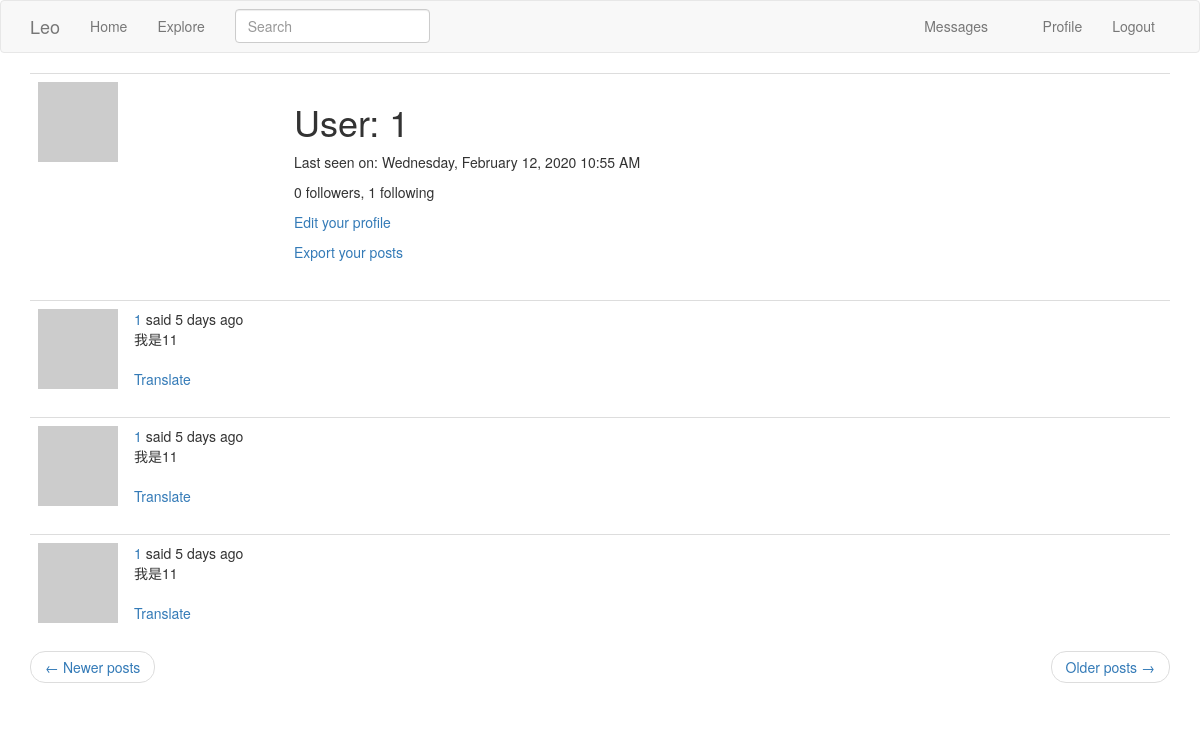
The page /user/1?page=2 (signed in) on the database as committed earlier.
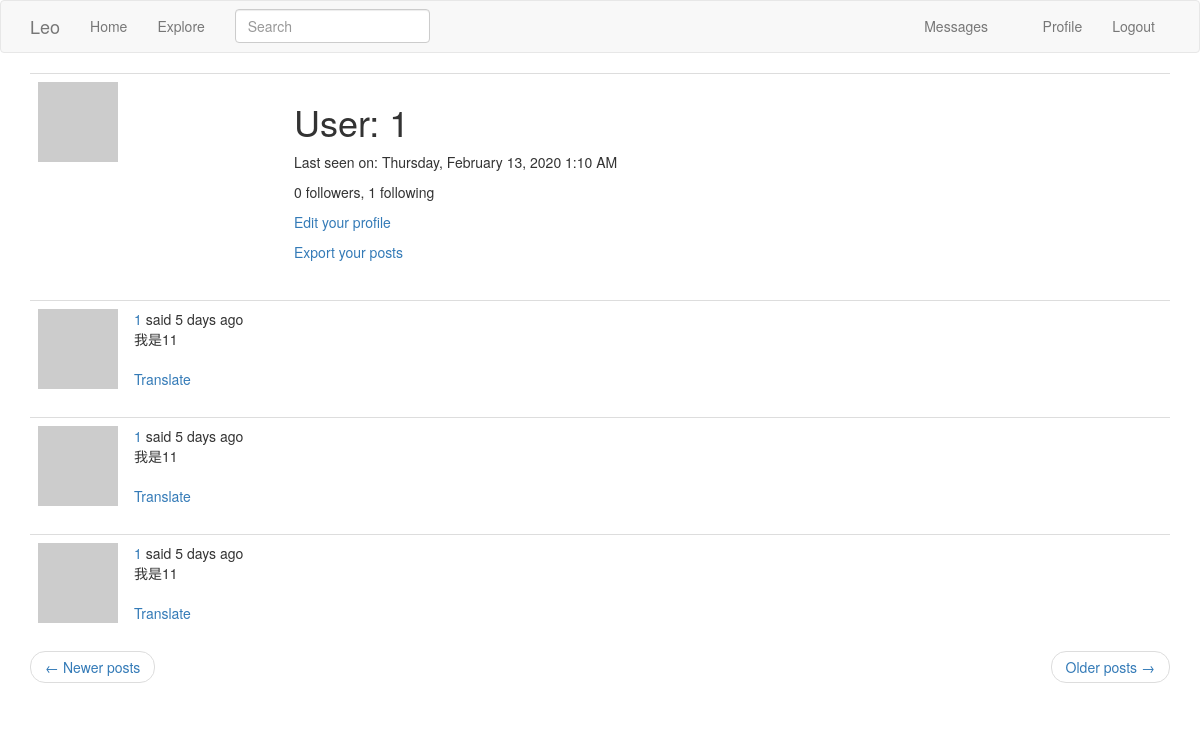
The same page on the database as committed later.
### app/models.py (models this page shows, shortened)
class PaginatedAPIMixin(object):  # 分页表示mixin类，API用
    @staticmethod
    def to_collection_dict(query, page, per_page, endpoint, **kwargs):
        resources = query.paginate(page, per_page, False)
        data = {
            'items': [item.to_dict() for item in resources.items],
            '_meta': {
                'page': page,
                'per_page': per_page,
                'total_pages': resources.pages,
                'total_items': resources.total
            },
            '_links': {
                'self': url_for(endpoint, page=page, per_page=per_page,
                                **kwargs),
                'next': url_for(endpoint, page=page + 1, per_page=per_page,
                                **kwargs) if resources.has_next else None,
                'prev': url_for(endpoint, page=page - 1, per_page=per_page,
                                **kwargs) if resources.has_prev else None
            }
        }
        return data

class User(UserMixin, PaginatedAPIMixin, db.Model):  # 用户表
    id = db.Column(db.Integer, primary_key=True)
    username = db.Column(db.String(64), index=True, unique=True)
    email = db.Column(db.String(120), index=True, unique=True)
    password_hash = db.Column(db.String(128))   # 保存用户密码的哈希值
    posts = db.relationship('Post', backref='author', lazy='dynamic')
    about_me = db.Column(db.String(140))        # 个人资料编辑器
    last_seen = db.Column(db.DateTime, default=datetime.utcnow)  # 记录用户的最后访问时间
    token = db.Column(db.String(32), index=True, unique=True)
    token_expiration = db.Column(db.DateTime)
    followed = db.relationship(
        'User', secondary=followers,
        primaryjoin=(followers.c.follower_id == id),
        secondaryjoin=(followers.c.followed_id == id),
        backref=db.backref('followers', lazy='dynamic'), lazy='dynamic')
    messages_sent = db.relationship('Message',
                                    foreign_keys='Message.sender_id',
                                    backref='author', lazy='dynamic')
    messages_received = db.relationship('Message',
                                        foreign_keys='Message.recipient_id',
                                        backref='recipient', lazy='dynamic')
    last_message_read_time = db.Column(db.DateTime)
    notifications = db.relationship('Notification', backref='user',
                                    lazy='dynamic')
    tasks = db.relationship('Task', backref='user', lazy='dynamic')
    def avatar(self, size):  # 用户头像
        digest = md5(self.email.lower().encode('utf-8')).hexdigest()
        return 'https://www.gravatar.com/avatar/{}?d=identicon&s={}'.format(
            digest, size)
    def new_messages(self):  # 私有消息支持
        last_read_time = self.last_message_read_time or datetime(1900, 1, 1)
        return Message.query.filter_by(recipient=self).filter(
            Message.timestamp > last_read_time).count()
    def get_tasks_in_progress(self):
        return Task.query.filter_by(user=self, complete=False).all()
    def get_task_in_progress(self, name):
        return Task.query.filter_by(name=name, user=self, complete=False).first()

### app/main/routes.py (the view)
@bp.route('/user/<username>')
@login_required
def user(username):  # 个人主页
    user = User.query.filter_by(username=username).first_or_404()
    page = request.args.get('page', 1, type=int)
    posts = user.posts.order_by(Post.timestamp.desc()
            ).paginate(page, current_app.config['POSTS_PER_PAGE'], False)
    next_url = url_for('main.user', username=user.username, page=posts.next_num) if posts.has_next else None
    prev_url = url_for('main.user', username=user.username, page=posts.prev_num) if posts.has_prev else None
    return render_template('user.html', user=user, posts=posts.items, next_url=next_url, prev_url=prev_url)

### app/main/forms.py
class SearchForm(FlaskForm):  # 搜索表单
    q = StringField(_l('Search'), validators=[DataRequired()])
    def __init__(self, *args, **kwargs):
        if 'formdata' not in kwargs:
            kwargs['formdata'] = request.args
        if 'csrf_enabled' not in kwargs:
            kwargs['csrf_enabled'] = False
        super(SearchForm, self).__init__(*args, **kwargs)

### app/main/routes.py (called while the page is built)
@bp.before_app_request
def before_request():  # 记录用户最后访问时间
    if current_user.is_authenticated:
        current_user.last_seen = datetime.utcnow()
        db.session.commit()
        g.search_form = SearchForm()  # 在请求处理前的处理器中初始化搜索表单
    g.locale = str(get_locale())  # 存储选择的语言到flask.g中

### app/models.py (called while the page is built)
@login.user_loader
def load_user(id):
    return User.query.get(int(id))  # 传入字符串类型，使用数字ID的数据库需要将字符串转换为整数。

    @classmethod
    def before_commit(cls, session):  # SQLAlchemy事件，事件之前触发
        session._changes = {
            'add': list(session.new),
            'update': list(session.dirty),
            'delete': list(session.deleted)
        }

### app/templates/user.html (shortened to what this page needs)
{% extends "base.html" %}
{% block app_content %}
    <table class="table table-hover">
        <tr>
        <td width="256px">
            <img src="{{ user.avatar(256) }}">
        </td>
        <td>
            <h1>{{ _('User') }}: {{ user.username }}</h1>
            {% if user.last_seen %}
                <p>{{ _('Last seen on') }}:
                    {{ moment(user.last_seen).format('LLLL') }}</p>
            {% endif %}
        <p>
            {{ _('%(count)d followers', count=user.followers.count()) }},
            {{ _('%(count)d following', count=user.followed.count()) }}
        </p>
{% if user == current_user %}
    <p>
        <a href="{{ url_for('main.edit_profile') }}">
        {{ _('Edit your profile') }}</a>
    </p>
{% if not current_user.get_task_in_progress('export_posts') %}
    <p>
        <a href="{{ url_for('main.export_posts') }}">
        {{ _('Export your posts') }}</a>
    </p>
{% endif %}
{% elif not current_user.is_following(user) %}
    <p>
        <a href="{{ url_for('main.follow', username=user.username) }}">
        {{ _('Follow') }}
    </a></p>
{% else %}
    <p>
        <a href="{{ url_for('main.unfollow', username=user.username) }}">
        {{ _('Unfollow') }}
    </a></p>
{% endif %}
        </td>
    </tr>
</table>
{% for post in posts %}
    {% include '_post.html' %}
{% endfor %}
<nav aria-label="...">
    <ul class="pager">
        <li class="previous{% if not prev_url %} disabled{% endif %}">
            <a href="{{ prev_url or '#' }}">
                <span aria-hidden="true">&larr;</span>
                {{ _('Newer posts') }}
            </a>
        </li>
        <li class="next{% if not next_url %} disabled{% endif %}">
            <a href="{{ next_url or '#' }}">
                {{ _('Older posts') }}
                <span aria-hidden="true">&rarr;</span>
            </a>
        </li>
    </ul>
</nav>
{% endblock %}

Rows that differ between the two databases and show on the page:
changed User: last_seen "Wednesday, February 12, 2020 10:55 AM" → "Thursday, February 13, 2020 1:10 AM"
